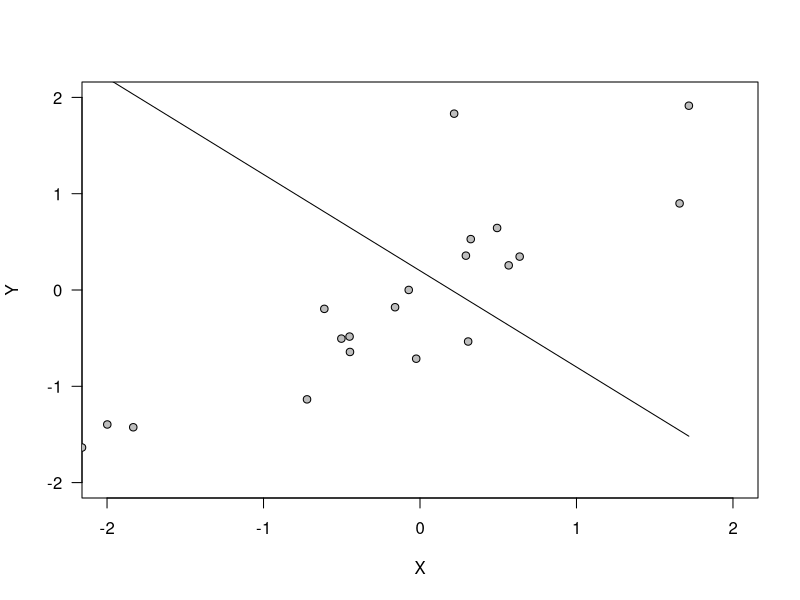
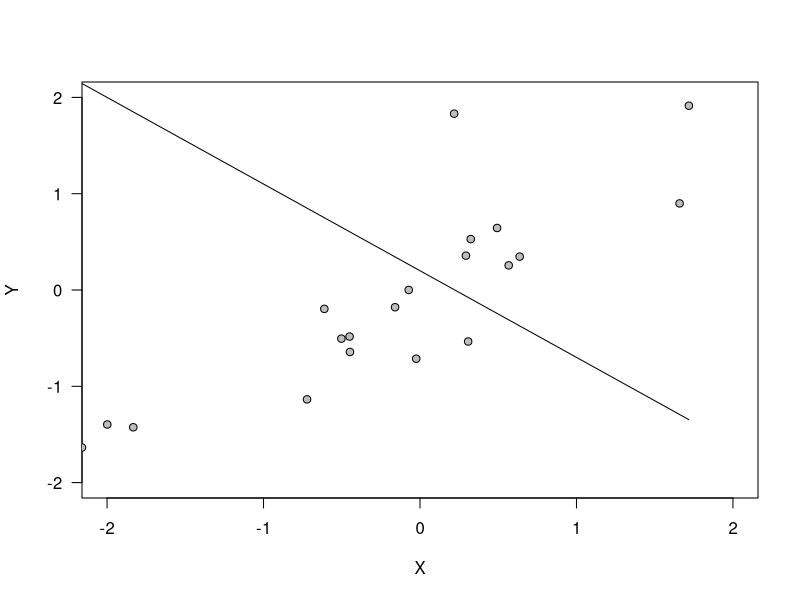
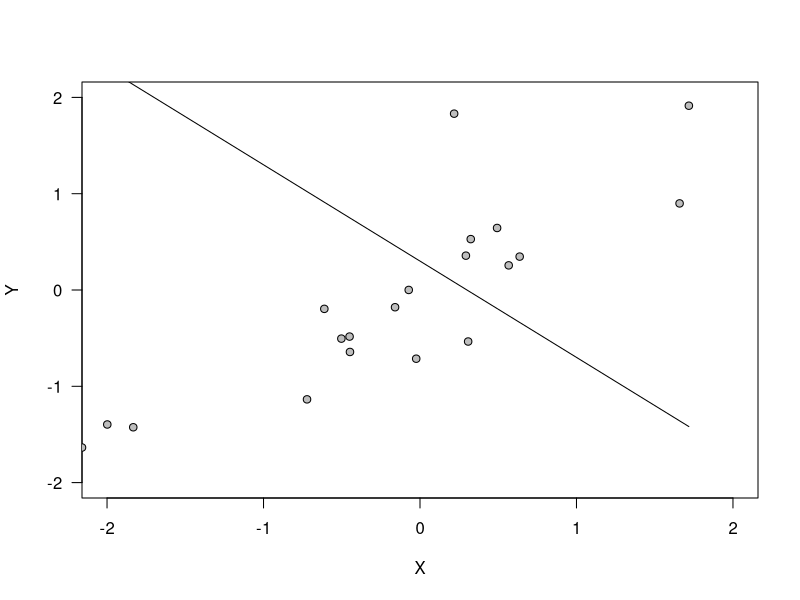
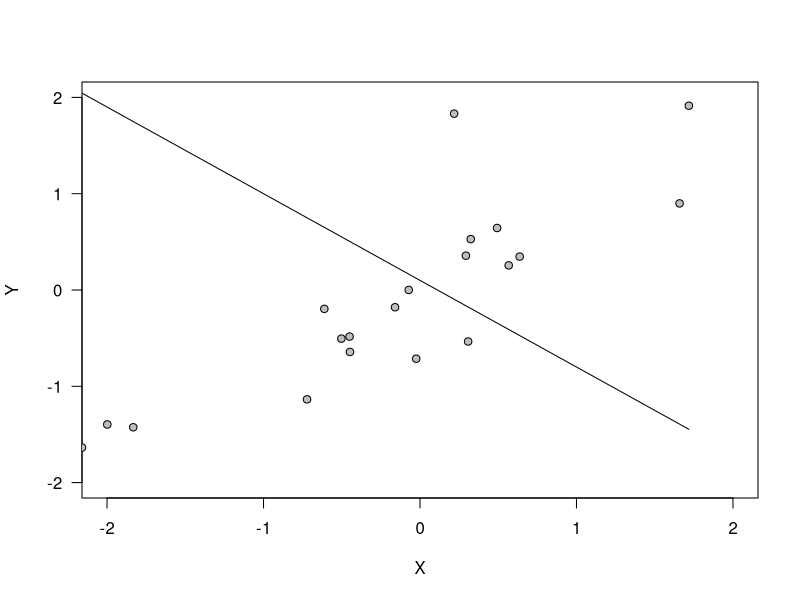
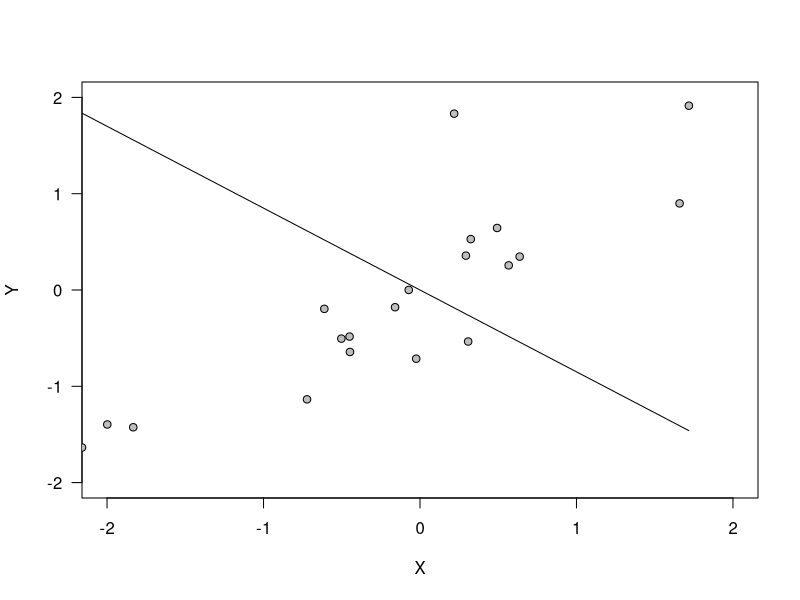
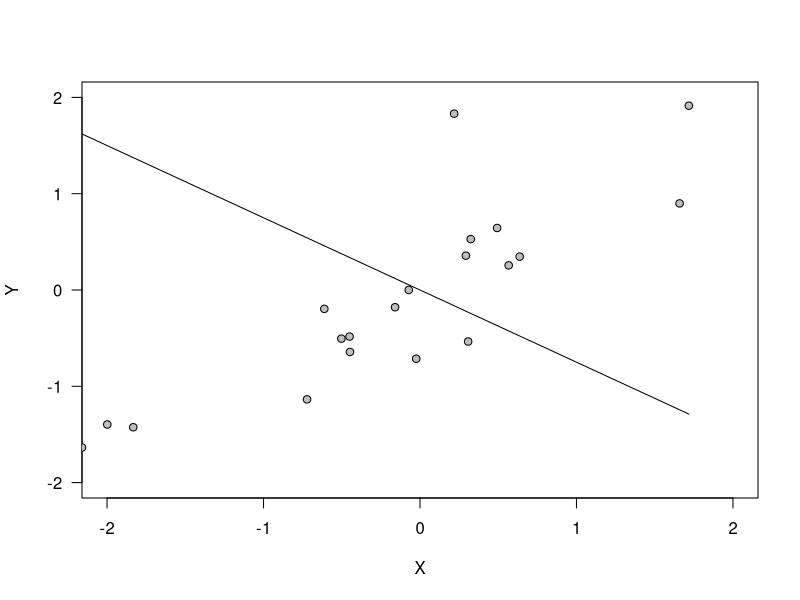
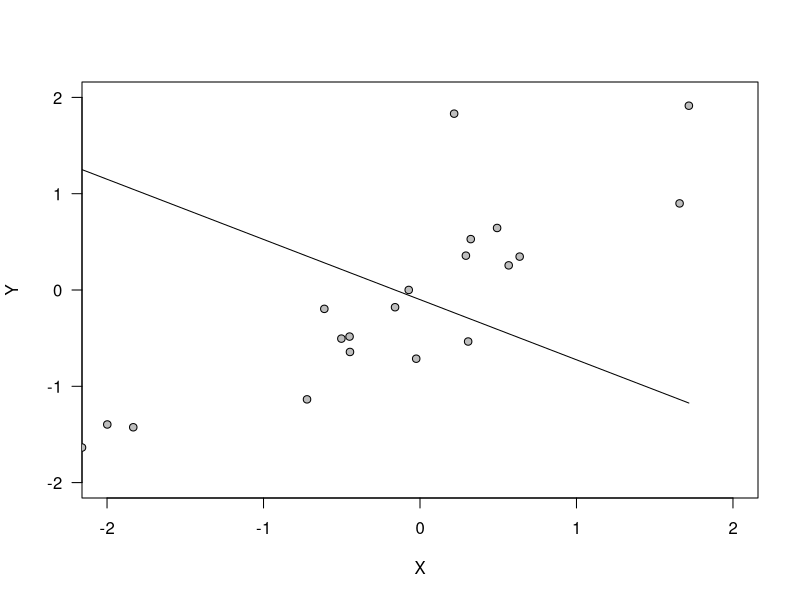
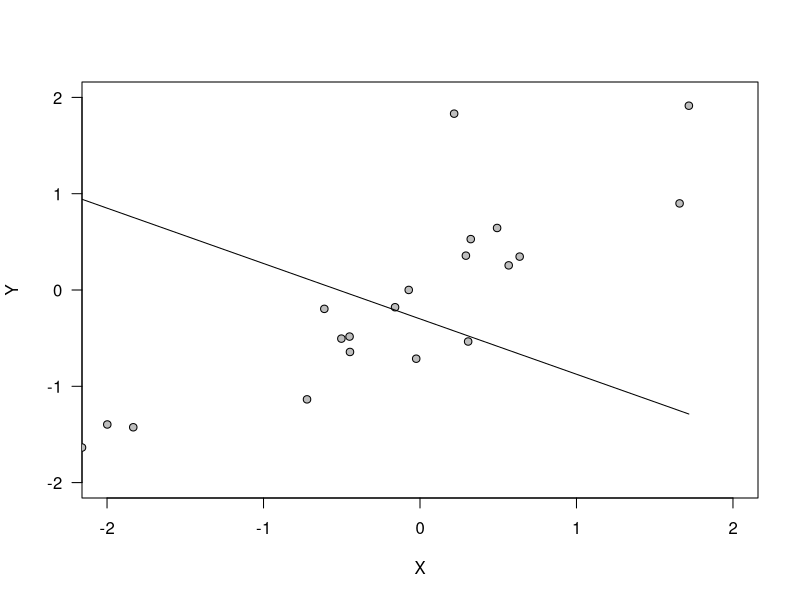

Reproduce these figures in R, in order.
#plot data and current predictions          
getregpred <- function(parms,data) {
  getregpred <- parms["b0"] + parms["b1"]*data[ ,2]          
  
  #wait with drawing a graph until key is pressed
  par(ask=TRUE)
  plot   (data[ ,2], type="n", las=1, ylim=c(-2,2), xlim=c(-2,2), xlab="X", ylab="Y")
  par(ask=FALSE)
  points (data[ ,2], data[ ,1], pch=21, bg="gray")
  lines  (data[ ,2], getregpred, lty="solid")
  
  return(getregpred)
}                                           

#obtain current predictions and compute discrepancy
rmsd <-function(parms, data1) {          
  preds<-getregpred(parms, data1)        
  rmsd<-sqrt(sum((preds-data1[ ,1])^2)/length(preds))
}


#next L=28
#define parameters to generate data
nDataPts  <- 20
rho       <- .8
intercept <- .0

#generate synthetic data
data<-matrix(0,nDataPts,2)
data[ ,2] <- rnorm(nDataPts)   
data[ ,1] <- rnorm(nDataPts)*sqrt(1.0-rho^2) + data[ ,2]*rho + intercept  

#do conventional regression analysis
lm(data[,1] ~ data[,2])       

#assign starting values 
startParms <- c(-1., .2) 
names(startParms) <- c("b1", "b0")
#obtain parameter estimates
xout <- optim(startParms, rmsd, data1=data)

